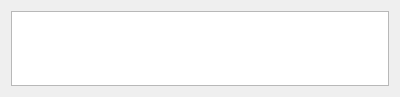
<?xml version="1.0" encoding="UTF-8"?>
<ui version="4.0">
 <class>WizardPage</class>
 <widget class="QWizardPage" name="WizardPage">
  <property name="geometry">
   <rect>
    <x>0</x>
    <y>0</y>
    <width>400</width>
    <height>97</height>
   </rect>
  </property>
  <property name="windowTitle">
   <string>WizardPage</string>
  </property>
  <property name="title">
   <string>Additional per host Hardware Property Set</string>
  </property>
  <layout class="QVBoxLayout" name="verticalLayout">
   <item>
    <widget class="QListWidget" name="listWidget"/>
   </item>
  </layout>
 </widget>
 <resources/>
 <connections/>
</ui>
